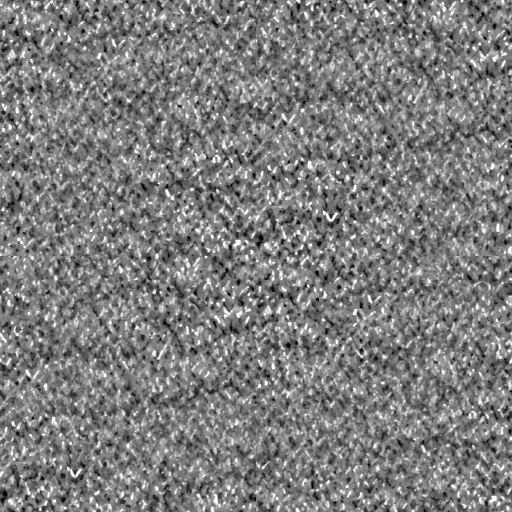
#> input picture sprites/grass.webp, 512 x 512 px
$ python compare.py grass.webp wheat.webp wheat.webp
#> lines starting #> are read from the running program, lines starting #| are printed output that depends on the picture
import numpy as np, cv2, json, sys
from skimage.metrics import structural_similarity as ssim
from skimage.color import rgb2lab, deltaE_ciede2000
from PIL import Image
ref_p, bld_p, tag = sys.argv[1], sys.argv[2], sys.argv[3]
ref = cv2.imread(ref_p); bld = cv2.imread(bld_p)
#> further down, ref is the input picture: shape (512, 512, 3); mean B, G, R 125.1, 125.1, 125.1
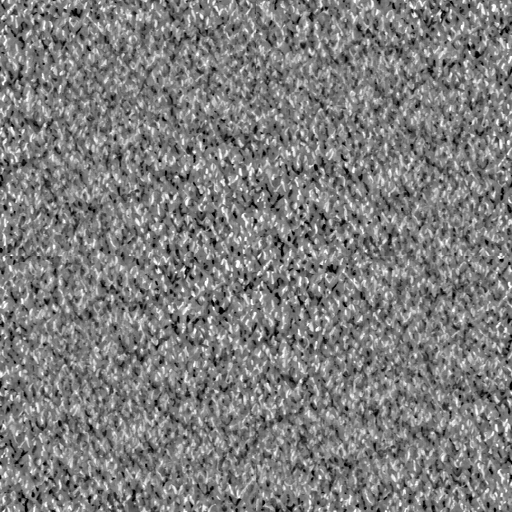
#> input picture sprites/wheat.webp, 512 x 512 px
#> further down, bld is the input picture: shape (512, 512, 3); mean B, G, R 125.1, 125.1, 125.1
H, W = 716, 1188
ref = cv2.resize(ref, (W, H), interpolation=cv2.INTER_AREA); bld = cv2.resize(bld, (W, H), interpolation=cv2.INTER_AREA)
#> after `ref = cv2.resize(ref, (W, H), interpolation=cv2.INTER_AREA)`:
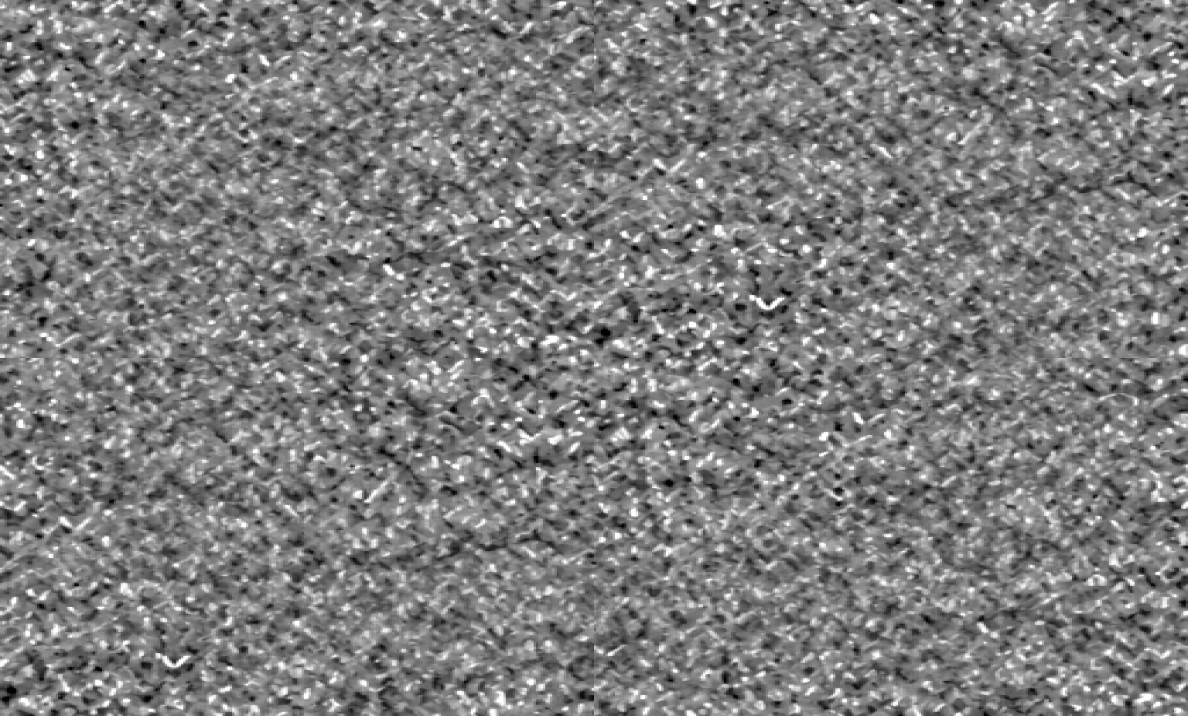
#> ref: shape (716, 1188, 3); mean B, G, R 125, 125, 125
#> after `bld = cv2.resize(bld, (W, H), interpolation=cv2.INTER_AREA)`:
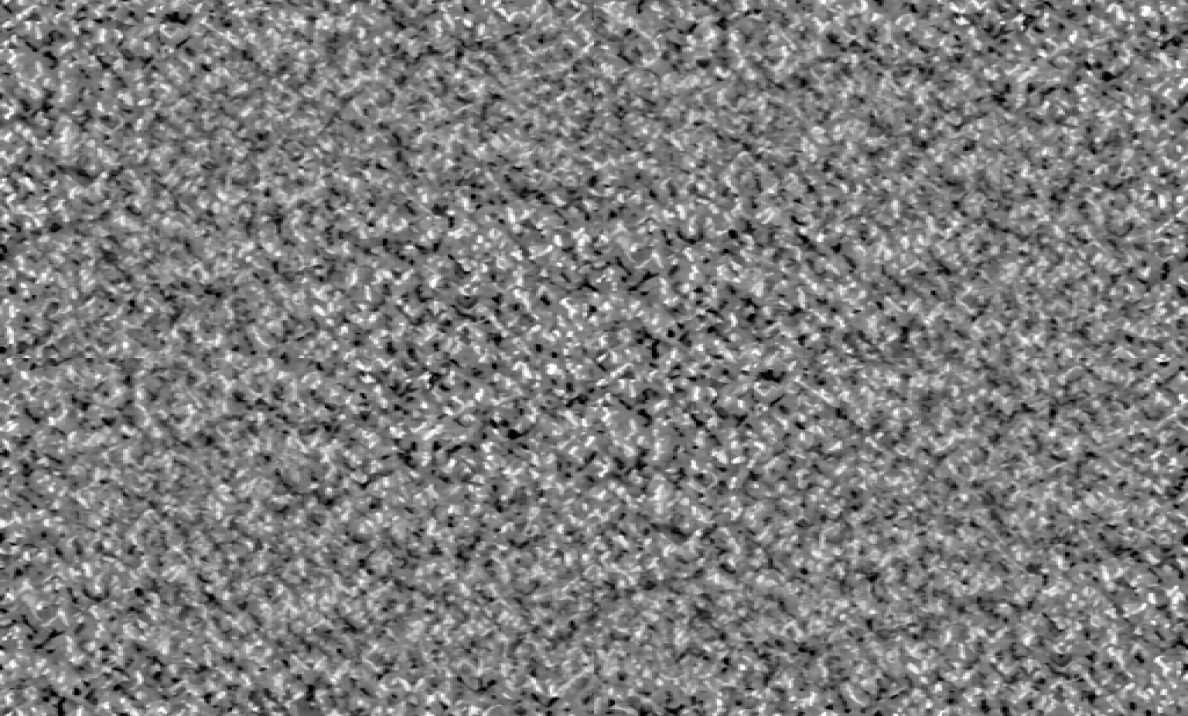
#> bld: shape (716, 1188, 3); mean B, G, R 125, 125, 125
#> (the run stopped early here; a loop or call above may not have finished)
